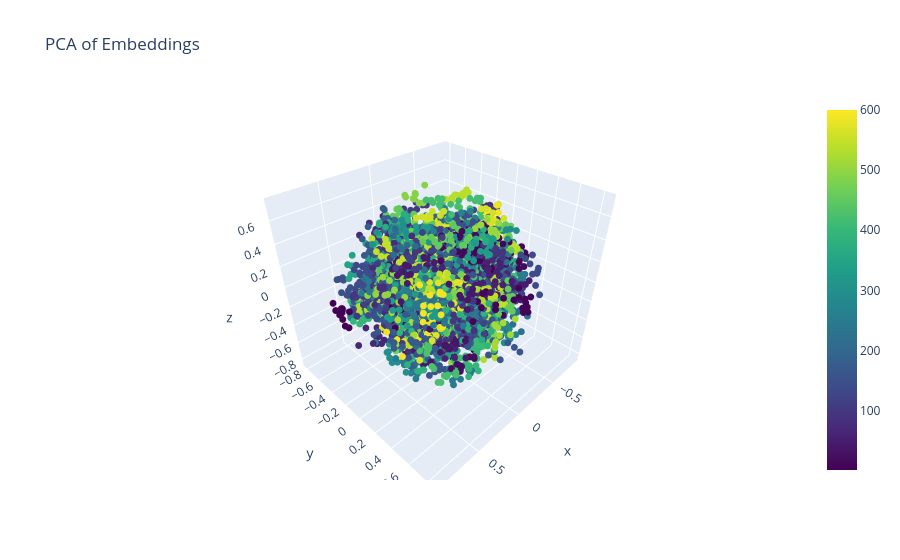

This figure's notebook cell:
### Code cell
plot_pca(model,dataloader)

### Figure 1 — Plotly figure (JSON) as saved in the notebook; plotly's stock layout.template omitted (floating-point values rounded to 4 significant figures; data arrays with more than 128 entries replaced by an {"elided": "..."} marker saying what was removed)
{"data": [{"marker": {"color": {"elided": "6000 int values"}, "colorscale": [[0, "#440154"], [0.1111, "#482878"], [0.2222, "#3e4989"], [0.3333, "#31688e"], [0.4444, "#26828e"], [0.5556, "#1f9e89"], [0.6667, "#35b779"], [0.7778, "#6ece58"], [0.8889, "#b5de2b"], [1, "#fde725"]], "showscale": true, "size": 4}, "mode": "markers", "text": {"elided": "6000 float values"}, "type": "scatter3d", "x": {"elided": "6000 float values"}, "y": {"elided": "6000 float values"}, "z": {"elided": "6000 float values"}}], "layout": {"title": {"text": "PCA of Embeddings"}}}
